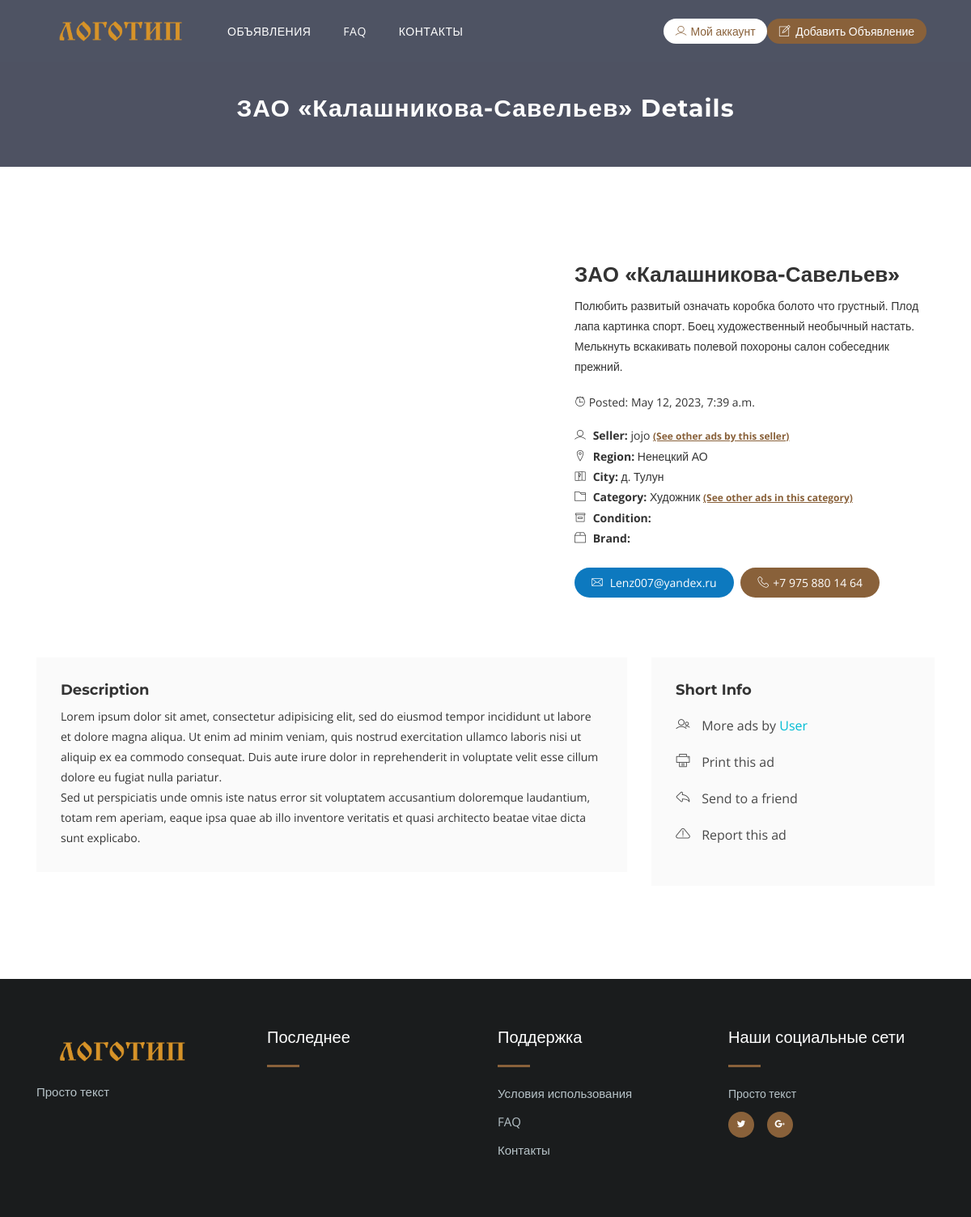
/ads/105/, run on the app's committed database.
### ads/models.py (models this page shows, shortened)
class Ads(models.Model):
    author = models.ForeignKey(Author, on_delete=models.CASCADE, null=True)
    title = models.CharField(max_length=200)
    description = RichTextField()
    price = models.DecimalField(max_digits=8, decimal_places=2)
    date_created = models.DateTimeField(auto_now_add=True)
    region = models.ForeignKey('Region', on_delete=models.CASCADE, null=True)
    city = models.ForeignKey('City', on_delete=models.CASCADE, null=True)
    category = models.ForeignKey('Category', on_delete=models.CASCADE, null=True)
    phone = models.CharField(max_length=50)
    video = EmbedVideoField(null=True, blank=True)
    is_featured = models.BooleanField(default=False)
    is_active = models.BooleanField(default=False)
    class Meta:
        verbose_name_plural = "Объявления"

class Author(models.Model):
    user = models.OneToOneField(User, on_delete=models.CASCADE)
    profile_pic = models.ImageField(default="default-profile-pic.png",
                                    upload_to='uploads/profile-pictures',
                                    null=True)
    class Meta:
        verbose_name_plural = "Авторы"
    def __str__(self):
        return self.user.username

class Region(models.Model):
    region_name = models.CharField(max_length=100)
    slug = models.SlugField(blank=True, null=True)
    class Meta:
        verbose_name_plural = "Регионы"
    def __str__(self):
        return self.region_name

class City(models.Model):
    city_name = models.CharField(max_length=100)
    slug = models.SlugField(blank=True, null=True)
    class Meta:
        verbose_name_plural = "Города"
    def __str__(self):
        return self.city_name

class Category(models.Model):
    category_name = models.CharField(max_length=100)
    category_image = models.ImageField(upload_to='uploads/category', blank=True, null=True)
    slug = models.SlugField(blank=True, null=True)
    class Meta:
        verbose_name_plural = "Категории"
    def __str__(self):
        return self.category_name

### ads/views.py (the view)
# urls.py: path('ads/<int:pk>/', views.ads_detail, name='ads-detail'),
def ads_detail(request, pk):
    ads_detail = get_object_or_404(Ads, pk=pk)
    ads_photos = AdsImages.objects.filter(ads=ads_detail)
    context = {
        'ads_detail': ads_detail,
        'ads_photos': ads_photos,
    }
    return render(request, 'ads/ads-detail.html', context)

### ads/templates/ads/ads-detail.html (shortened to what this page needs)
{% extends "base.html" %}
{% load static %}
{% block content %}
<div class="page-header">
  <div class="container">
    <div class="row">
      <div class="col-md-12">
        <div class="breadcrumb-wrapper">
          <h2 class="product-title">{{ ads_detail.title }} Details</h2>
        </div>
      </div>
    </div>
  </div>
</div>
<div class="section-padding">
  <div class="container">
    <div class="product-info row">
      <div class="col-lg-7 col-md-12 col-xs-12 text-center">
      </div>
      <div class="col-lg-5 col-md-12 col-xs-12">
        <div class="details-box">
          <div class="ads-details-info">
            <h2>{{ ads_detail.title }}</h2>
            <div class="mb-2 ads-description">{{ ads_detail.description|safe }}</div>
            <div class="details-meta">
              <span><i class="lni-alarm-clock"></i> Posted: {{ ads_detail.date_created }}</span>
            </div>
          </div>
          <ul class="advertisement mb-4">
            <li>
              <p>
                <strong><i class="lni-user"></i> Seller:</strong> {{ ads_detail.author }}
                <a class="link-small" href="{% url 'author-archive' ads_detail.author.pk %}">(See other ads by this
                  seller)</a>
              </p>
            </li>
            <li>
              <p>
                <strong><i class="lni-map-marker"></i> Region:</strong> {{ ads_detail.region }}
              </p>
            </li>
            <li>
              <p>
                <strong><i class="lni-map"></i> City:</strong> {{ ads_detail.city }}
              </p>
            </li>
            <li>
              <p>
                <strong><i class="lni-folder"></i> Category:</strong> {{ ads_detail.category }}
                <a class="link-small" href="{% url 'category-archive' ads_detail.category.slug %}">(See other ads in
                  this category)</a>
              </p>
            </li>
            <li>
              <p><strong><i class="lni-archive"></i> Condition:</strong> {{ ads_detail.condition }}</p>
            </li>
            <li>
              <p><strong><i class="lni-package"></i> Brand:</strong> <a href="#">{{ ads_detail.brand }}</a></p>
            </li>
          </ul>
          <div class="ads-btn mb-4">
            <a href="mailto:{{ ads_detail.author.user.email }}" class="btn btn-common btn-reply"><i class="lni-envelope"></i> {{ ads_detail.author.user.email }}</a>
            <a href="tel:{{ ads_detail.phone }}" class="btn btn-common"><i class="lni-phone-handset"></i>{{ ads_detail.phone }} </a>
          </div>
        </div>
      </div>
    </div>
   <div class="description-info">
          <div class="row">
            <div class="col-lg-8 col-md-6 col-xs-12">
              <div class="description">
                <h4>Description</h4>
                <p>Lorem ipsum dolor sit amet, consectetur adipisicing elit, sed do eiusmod tempor incididunt ut labore et dolore magna aliqua. Ut enim ad minim veniam, quis nostrud exercitation ullamco laboris nisi ut aliquip ex ea commodo consequat. Duis aute irure dolor in reprehenderit in voluptate velit esse cillum dolore eu fugiat nulla pariatur.</p>
                <p>Sed ut perspiciatis unde omnis iste natus error sit voluptatem accusantium doloremque laudantium, totam rem aperiam, eaque ipsa quae ab illo inventore veritatis et quasi architecto beatae vitae dicta sunt explicabo. </p>
              </div>
            </div>
            <div class="col-lg-4 col-md-6 col-xs-12">
              <div class="short-info">
                <h4>Short Info</h4>
                <ul>
                  <li><a href="#"><i class="lni-users"></i> More ads by <span>User</span></a></li>
                  <li><a href="#"><i class="lni-printer"></i> Print this ad</a></li>
                  <li><a href="#"><i class="lni-reply"></i> Send to a friend</a></li>
                  <li><a href="#"><i class="lni-warning"></i> Report this ad</a></li>
                </ul>
              </div>
            </div>
          </div>
        </div>
  </div>
</div>
{% endblock content %}

### data on the page
Ads: title "ЗАО «Калашникова-Савельев»", description "Полюбить развитый означать коробка болото что грустный. Плод лапа картинка спорт. Боец художественный необычный настать. Мелькнуть вскакивать полевой похороны салон собеседник прежний.", date_created "May 12, 2023, 7:39 a.m.", author "jojo", region "Ненецкий АО", city "д. Тулун", category "Художник", author.user.email "Lenz007@yandex.ru", phone "+7 975 880 14 64"
